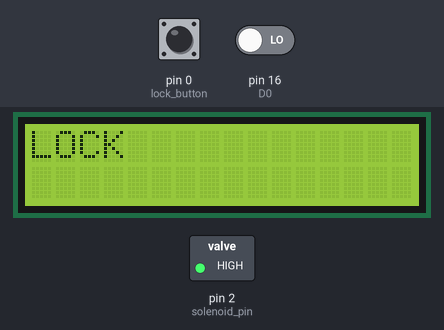
A sketch run on a simulated Arduino Uno, built for the host (arithmetic inside an expression is 32-bit, double 64-bit). Shown: 16×2 character LCD, switched loads named in the sketch (green lamp = pin HIGH). Dashed ring = blinking. The test bench sets the inputs (shaded band); at power-on: pin 0 (lock_button) HIGH, pin 16 (D0) LOW. Pins used as bus, display or sensor lines are not drawn; what the sketch prints to the serial monitor is not drawn.

Above: at 1.2 s.
1.3 s: pin 0 (lock_button) pulled LOW for 0.15 s
At 2.5 s:
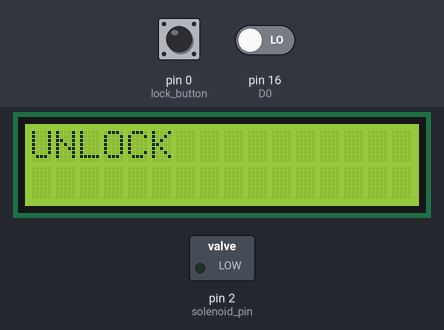
2.9 s: pin 0 (lock_button) pulled LOW for 1 s
At 3.6 s:
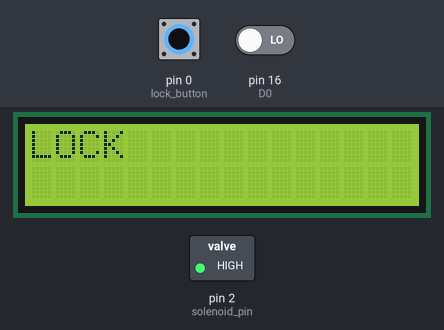
8.4 s: pin 0 (lock_button) pulsed LOW 5 times (0.12 s each, 0.3 s apart)
At 9.6 s:
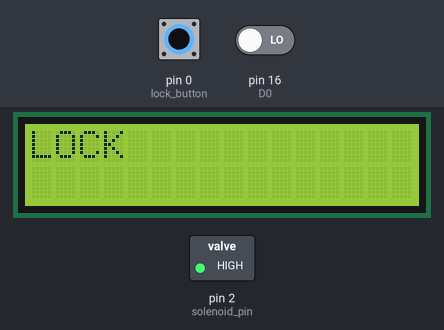
12.9 s: pin 0 (lock_button) driven LOW and pin 16 (D0) driven LOW
At 13.6 s:
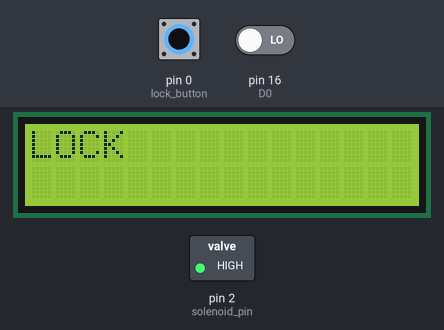
Timing chart, 0 to 15.9 s (numbered marks = the images above; inputs shaded):
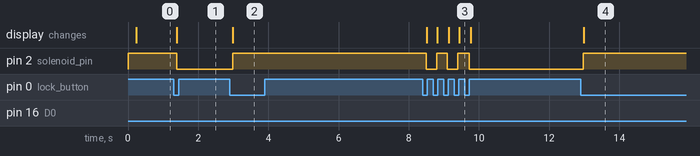

Measured:
- after the input at 1.3 s, pin 2 (solenoid_pin): HIGH → LOW after 0.09 s; the display: changes after 0.10 s (image 1)
- after the input at 2.9 s, pin 2 (solenoid_pin): LOW → HIGH after 0.08 s; the display: changes after 0.09 s (image 2)
- after the input at 8.4 s, pin 2 (solenoid_pin): alternates HIGH for 0.31 s and LOW for 0.30 s, 5 changes in all, then stays LOW, starting after 0.10 s; the display: first changes after 0.11 s (image 3 shows a later state)
- after the input at 12.9 s, pin 2 (solenoid_pin): LOW → HIGH after 0.08 s instead of 16.9 s

The sketch:

DoorLock_loop.ino
```cpp
#include <stdlib.h>
#include <LiquidCrystal_I2C.h>
#include <Wire.h>

LiquidCrystal_I2C lcd(0x3F, 16, 2);

// Define Input port of esp8266 that connect to Signal port of mux
#define D0 16

// Define signal send port from esp8266 to mux
#define S0 15 //D8
#define S1 13  //D7
#define S2 12  //D6
#define S3 14 //D5

// #define submit_button 0 //D3
#define lock_button  0 //D4 -> D3
#define solenoid_pin 2//D3 -> D4
#define pass_len 4

int j = 0;
char correct_password[pass_len + 1] = {'9', '8', '7', '6' , 0};

unsigned long debounceDelay = 50;
unsigned long init_time_unlock = 0;

// Submit Button Handling
int submitButtonState ;
int submitLastButtonState = LOW;
unsigned long submitLastDebounceTime = 0;

// Lock button Handling
int lock_state = HIGH;
int lockButtonState;
int lockLastButtonState = HIGH;
unsigned long lockLastDebounceTime = 0;

void    setup(void)
{
    pinMode(D0, INPUT);
    pinMode(S0, OUTPUT);
    pinMode(S1, OUTPUT);
    pinMode(S2, OUTPUT);
    pinMode(S3, OUTPUT);
    pinMode(solenoid_pin, OUTPUT);
    pinMode(lock_button, INPUT_PULLUP);

    Serial.begin(9600);

    digitalWrite(S0, LOW);
    digitalWrite(S1, LOW);
    digitalWrite(S2, LOW);
    digitalWrite(S3, LOW);
    digitalWrite(solenoid_pin, HIGH);

    lcd.begin();
    lcd.backlight();
  //   lcd.setCursor(0, 0); // กำหนดให้ เคอร์เซอร์ อยู่ตัวอักษรตำแหน่งที่0 แถวที่ 1 เตรียมพิมพ์ข้อความ
  //   lcd.print("LCD1602 I2c Test"); //พิมพ์ข้อความ "LCD1602 I2c Test"
  //   lcd.setCursor(2, 1); // กำหนดให้ เคอร์เซอร์ อยู่ตัวอักษรกำแหน่งที3 แถวที่ 2 เตรียมพิมพ์ข้อความ
  // lcd.print("myarduino.net"); //พิมพ์ข้อความ "myarduino.net"

}

int is_correct(char *input)
{
  return (!strcmp(input, correct_password));
}

int  is_submit_button_press()
{
  int ret = 0;

  selectChannel(9);
  int reading = digitalRead(D0);
  // while (reading == 1)
  // {
  //   reading = digitalRead(D0);
  //   Serial.print("pressed");
  // }
  // int reading = digitalRead(submit_button);
  if (reading != submitLastButtonState)
    submitLastDebounceTime = millis();

  if ((millis() - submitLastDebounceTime) > debounceDelay) {
    if (reading != submitButtonState)
    {
      submitButtonState = reading;
      if (submitButtonState == HIGH)
      {
        j = 0;
        ret = ~ret;
      }
    }
  }
  submitLastButtonState = reading;
  return (ret);
}

void  inside_button_handling()
{
  int reading = digitalRead(lock_button);
  if (reading != lockLastButtonState)
    lockLastDebounceTime = millis();

  if ((millis() - lockLastDebounceTime) > debounceDelay) {
    if (reading != lockButtonState)
    {
      lockButtonState = reading;
      if (lockButtonState == LOW)
      {
        if (lock_state == LOW)
          lock_state = HIGH;
        else
        {
          lock_state = LOW;
          init_time_unlock = millis();
        }
        Serial.println("Hello from inside");
      }
    }
  }
  lockLastButtonState = reading;
}

void  applyLockState()
{
  digitalWrite(solenoid_pin, lock_state);\
  lcd.setCursor(0, 0); // กำหนดให้ เคอร์เซอร์ อยู่ตัวอักษรตำแหน่งที่0 แถวที่ 1 เตรียมพิมพ์ข้อความ
  lcd.clear();
  if (lock_state == LOW)
    lcd.print("UNLOCK"); //พิมพ์ข้อความ "LCD1602 I2c Test"
  else
    lcd.print("LOCK  ");

}

uint8_t sel;

void selectChannel(int i){
    sel = static_cast<uint8_t>(i) ^ 0b11111111;
    digitalWrite(S0, sel & 0b00000001);
    digitalWrite(S1, sel & 0b00000010);
    digitalWrite(S2, sel & 0b00000100);
    digitalWrite(S3, sel & 0b00001000);
}

int counter = 0;
int timer = 0;
char buffer[pass_len + 1] = {0, 0, 0, 0, 0};

int currentState[9] = {LOW, LOW, LOW, LOW, LOW, LOW, LOW, LOW, LOW} ;
int lastState[9] = {LOW, LOW, LOW, LOW, LOW, LOW, LOW, LOW, LOW};

int is_reset()
{
  int i;

  i = 0;
  while (i < 9)
  {
    if (currentState[i] == HIGH)
      return (0);
    i++;
  }
  return (1);
}

void    loop(void)
{
  // these loop are like a task to check all IR and fill recive value to buffer
  // selectChannel(counter);
  // Serial.println(digitalRead(D0));
  if (millis() - timer > 10)
  {
    if (is_submit_button_press())
    {
      Serial.println("SUBMIT IS PRESSED");
      if (is_correct(buffer))
      {
        Serial.println("Password is Correct, The door is open");
        init_time_unlock = millis();
        digitalWrite(solenoid_pin, LOW); // open solenoid >> unlock
        lock_state = LOW; // unlock
      }
      else
      {
        Serial.println("Password is not Correct");
      }
      bzero(buffer, pass_len);  // reset buffer to make all buffer contain 0
    }
    timer = millis();
    selectChannel(counter);
    Serial.print(sel);
    Serial.print("status :");
    currentState[counter] = digitalRead(D0);
    Serial.println(currentState[counter]);
    // Serial.print(currentState[counter]);
    // int temp = digitalRead(D0);
    // Serial.print(temp);
    Serial.print(" Password: ");
    Serial.println(buffer);
    if (currentState[counter] == HIGH && currentState[counter] != lastState[counter])
    {
      buffer[j] = (char)((sel ^ 0b11111111) + '1');
      j = (j + 1) % 4;
    }
    lastState[counter] = currentState[counter];
    if(counter == 8)
    {
      // if (is_reset())
      // {
      //   bzero(buffer, 5);
      //   j = 0;
      // }
      Serial.println();
      Serial.print(" LOCK_STATE: ");
      if (lock_state == HIGH)
        Serial.println("LOCK ");
      else
        Serial.println("UNLOCK ");
      Serial.println("============================");
    }
    counter = (counter + 1 ) % 9;
  }


  // then will check if user submit the input and if it's correct -> unlock
  // if (strlen(buffer) == 4)
  if (is_submit_button_press())
  {
    Serial.println("SUBMIT IS PRESSED");
    if (is_correct(buffer))
    {
      Serial.println("Password is Correct, The door is open");
      init_time_unlock = millis();
      digitalWrite(solenoid_pin, LOW); // open solenoid >> unlock
      lock_state = LOW; // unlock
    }
    else
    {
      Serial.println("Password is not Correct");
    }
    bzero(buffer, pass_len);  // reset buffer to make all buffer contain 0
  }

  //   // if the door is not open (close) and it's unlock more than 10s --> lock it
  if (lock_state == LOW && millis() - init_time_unlock > 20000)
  {
    digitalWrite(solenoid_pin, HIGH); // close solenoid >> lock
    lock_state = HIGH; // lock
  }
  inside_button_handling(); // set lock_state
  applyLockState(); // apply lock_state to solenoid lock                                    <<<<< **** need test *****
}
```
